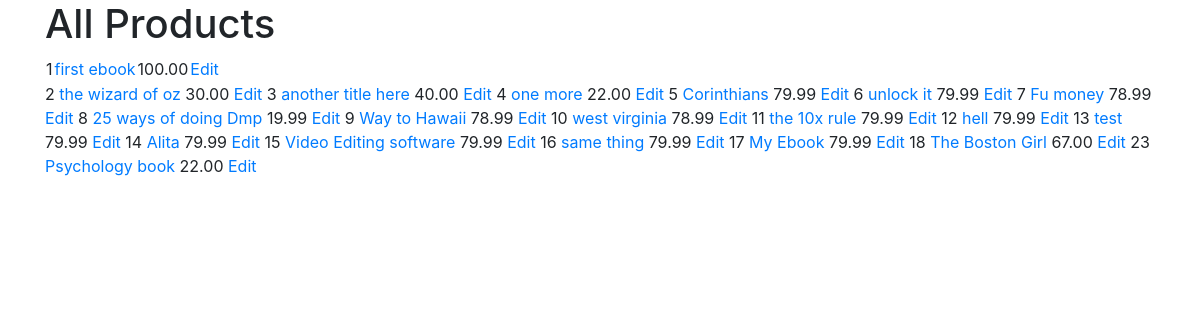
Screenshot of /seller/products/ (signed in) with the database file from the repository.
### products/models.py (models this page shows, shortened)
class Product(models.Model):
    seller = models.ForeignKey(SellerAccount,on_delete=models.CASCADE)
    name = models.CharField(max_length=120)
    description = models.CharField(max_length=500,null=True,blank=True)
    download = models.FileField(upload_to=download_loc,storage=FileSystemStorage(location=protected_loc),null=True,blank=True)
    price = models.DecimalField(max_digits=60,decimal_places=2)
    sale_price = models.DecimalField(max_digits=60,decimal_places=2,null=True,blank=True)
    slug= models.SlugField()
    timestamp = models.DateTimeField(auto_now_add=True,auto_now=False)
    updated = models.DateTimeField(auto_now_add=False,auto_now=True)
    active = models.BooleanField(default=True)
    def get_featured_image(self):
        try:
            images = self.productimage_set.all()
        except:
            return None
        for i in images:
            if i.featured_image:
                return i.image
            else:
                return None
    def get_edit_url(self):
    	view_name = "sellers:product_edit"
    	return reverse(view_name, kwargs={"pk": self.id})
    def get_absolute_url(self,):
        return reverse('products:single_product',args=[self.slug])

### products/views.py (the view)
class SellerProductListView(SellerAccountMixin, ListView):
	model = Product
	template_name = "sellers/product_list_view.html"
	def get_queryset(self, *args, **kwargs):
		qs = super(SellerProductListView, self).get_queryset(**kwargs)
		qs = qs.filter(seller=self.get_account())
		query = self.request.GET.get("q")
		if query:
			qs = qs.filter(
					Q(name__icontains=query)|
					Q(description__icontains=query)
				).order_by("name")
		return qs

### cart/mixins.py (called while the page is built)
	@method_decorator(login_required)
	def dispatch(self, request, *args, **kwargs):
		return super(LoginRequiredMixin, self).dispatch(request, *args, **kwargs)

### sellers/mixins.py (called while the page is built)
	def get_account(self):
		user = self.request.user
		accounts = SellerAccount.objects.filter(user=user)
		if accounts.exists() and accounts.count() == 1:
			self.account = accounts.first()
			return accounts.first()
		return None

### sellers/templates/sellers/product_list_view.html (shortened to what this page needs)
{% extends "base.html" %}
{% block content %}
<h1>All Products</h1>
<table>
	{% for instance in product_list %}
    <tr class="">
    	<td>
    		{{ instance.id }}
    	</td>
    	<td>
    		<a href='{{ instance.get_absolute_url }}'>{{ instance.name }}</a>
    	</td>
    	<td>{{ instance.price }}
    	</td>
    	<td><a href='{{ instance.get_edit_url }}'>Edit</a>
    	</td>
</table>
{% endfor %}
{% endblock %}

### rows the page displays
Product: id "1", name "first ebook", price "100.00"
Product: id "2", name "the wizard of oz", price "30.00"
Product: id "3", name "another title here", price "40.00"
Product: id "4", name "one more", price "22.00"
Product: id "5", name "Corinthians", price "79.99"
Product: id "6", name "unlock it", price "79.99"
Product: id "7", name "Fu money", price "78.99"
Product: id "8", name "25 ways of doing Dmp", price "19.99"
Product: id "9", name "Way to Hawaii", price "78.99"
Product: id "10", name "west virginia", price "78.99"
Product: id "11", name "the 10x rule", price "79.99"
Product: id "12", name "hell", price "79.99"
Product: id "13", name "test", price "79.99"
Product: id "14", name "Alita", price "79.99"
Product: id "15", name "Video Editing software", price "79.99"
Product: id "16", name "same thing", price "79.99"
Product: id "17", name "My Ebook", price "79.99"
Product: id "18", name "The Boston Girl", price "67.00"
Product: id "23", name "Psychology book", price "22.00"
